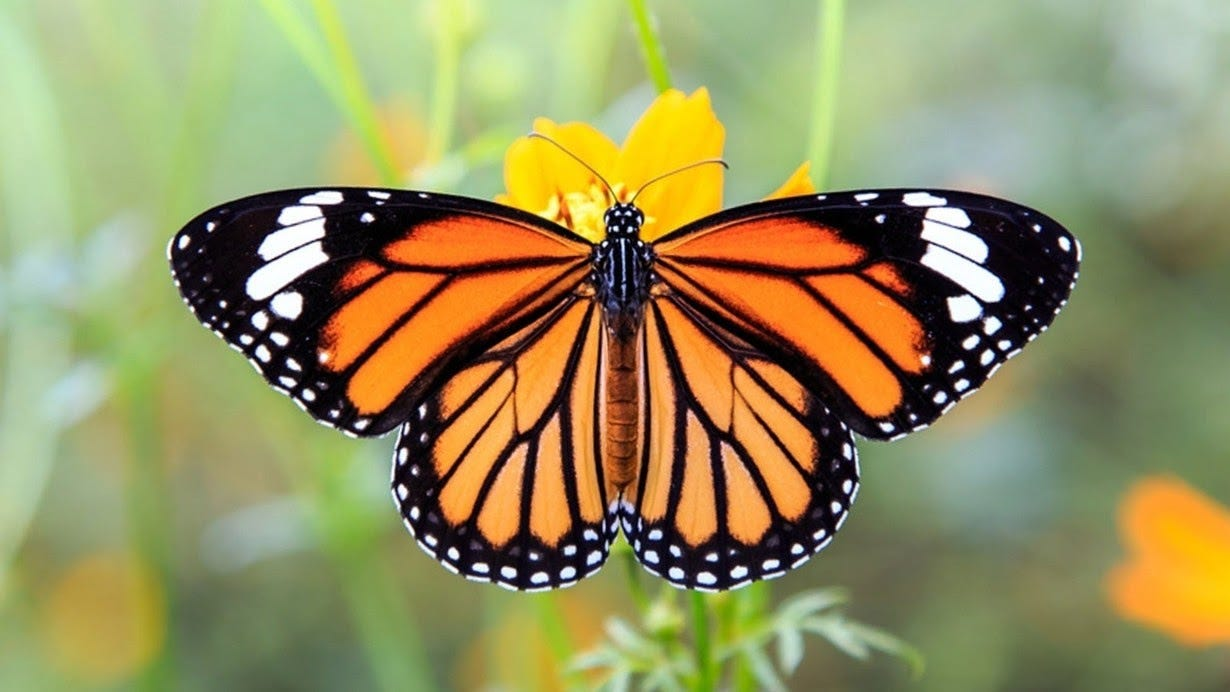
#> input picture Images/Butterfly.jpg, 1230 x 692 px
$ python Test.py
#> lines starting #> are read from the running program, lines starting #| are printed output that depends on the picture; after the words box and inside, x2 and y2 are one past the last pixel; in counts of white or black regions, pixels touching at a corner belong together
import cv2
import matplotlib.pyplot as plt

image = cv2.imread('../Images/Butterfly.jpg', cv2.IMREAD_COLOR)
#> image is the input picture: shape (692, 1230, 3); mean B, G, R 95.1, 144.4, 148.9

gray_image = cv2.cvtColor(image, cv2.COLOR_BGR2GRAY)
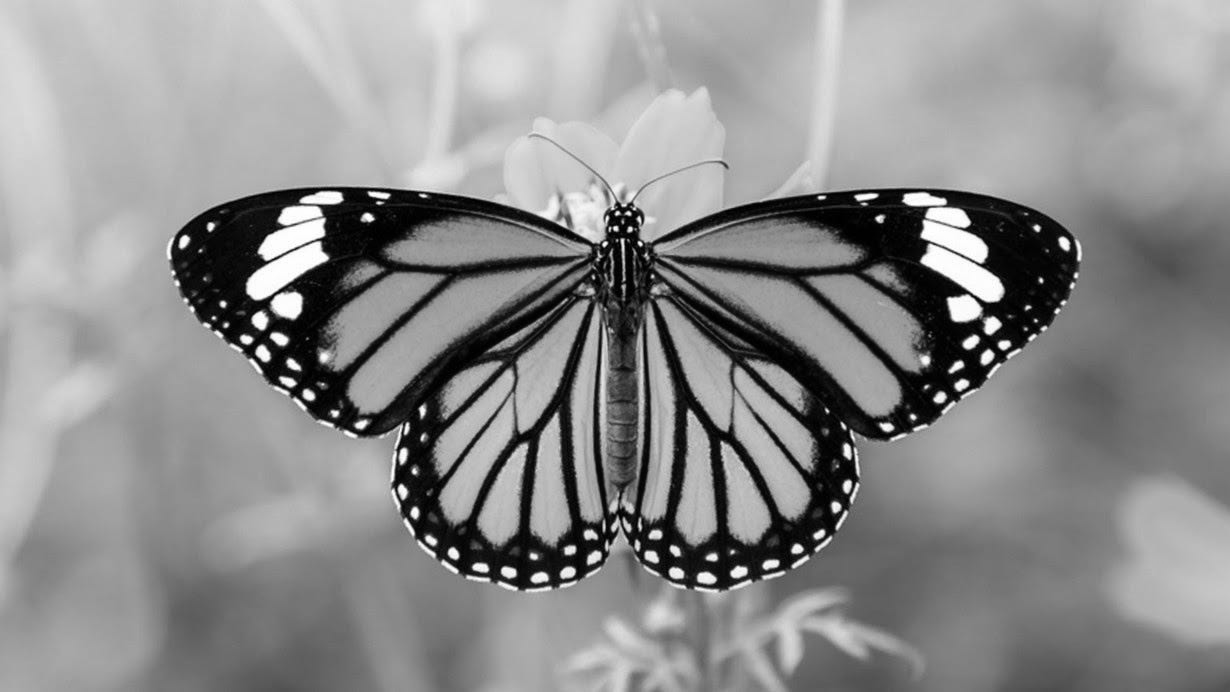
#> gray_image: shape (692, 1230); min 0, max 255, mean 140.2

edges = cv2.Canny(gray_image, 100, 200)
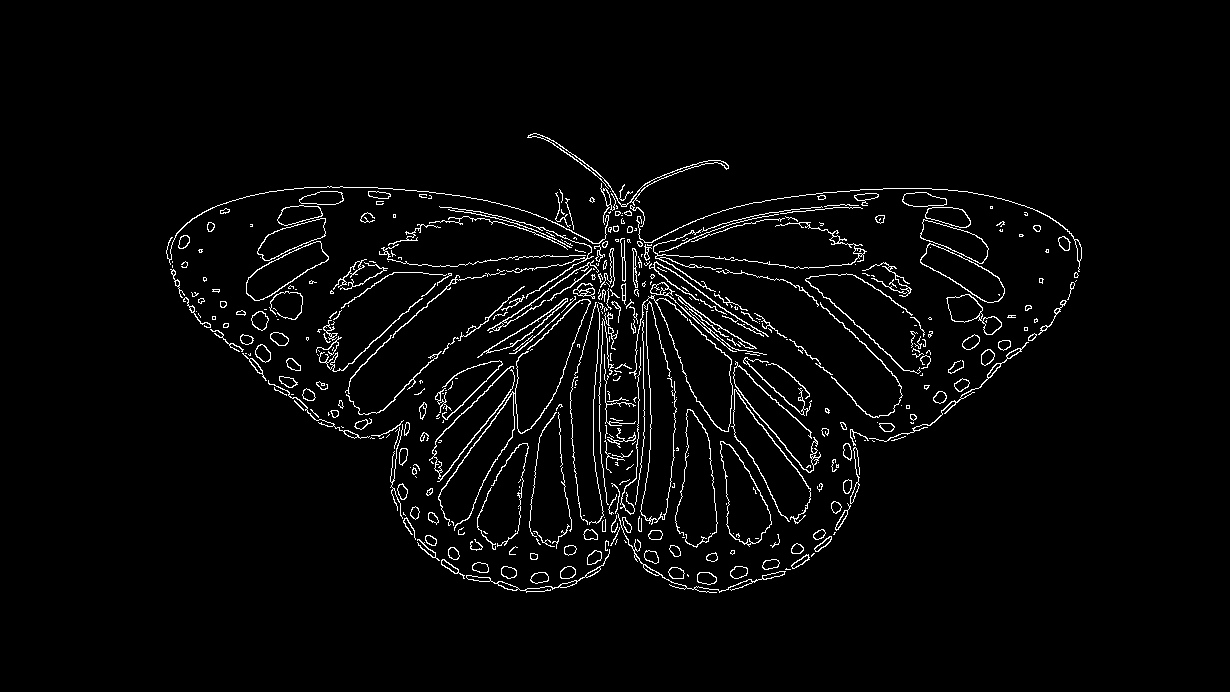
#> edges: shape (692, 1230); 3% white in thin lines or dots, all inside (x1, y1, x2, y2) = (166, 133, 1082, 593)

overlay = cv2.cvtColor(gray_image, cv2.COLOR_GRAY2BGR)

overlay[edges != 0] = [230,130, 0]
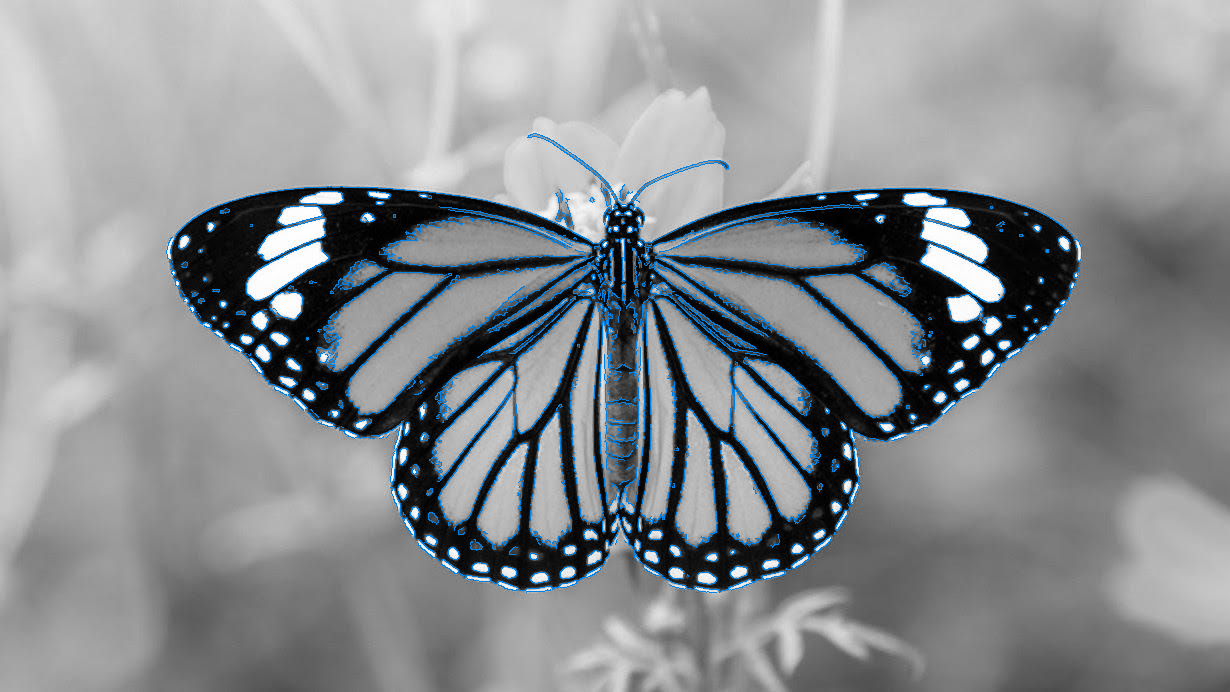
#> overlay: shape (692, 1230, 3); mean B, G, R 144, 141, 137.1

plt.figure(figsize=(12, 6))

plt.subplot(1, 2, 1)
plt.imshow(cv2.cvtColor(image, cv2.COLOR_BGR2RGB))
plt.title('Original Image')
plt.axis('off')

plt.subplot(1, 2, 2)
plt.imshow(cv2.cvtColor(overlay, cv2.COLOR_BGR2RGB))
plt.title('Edges Detected')
plt.axis('off')

plt.show()
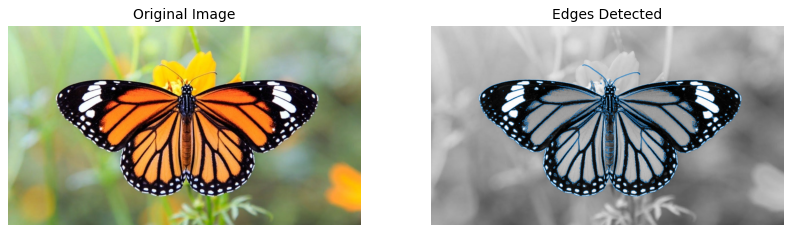
#> figure drawn by matplotlib, 2 panels

$ run again, with Images/MRI_brain.jpg copied over Images/Butterfly.jpg
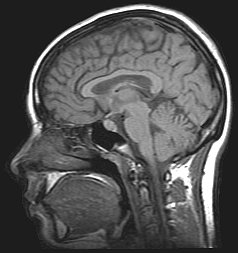
#> input picture Images/MRI_brain.jpg, 238 x 253 px
#> image is the input picture: shape (253, 238, 3); min 4, max 255, mean 83.3
#> `edges = cv2.Canny(gray_image, 100, 200)`:
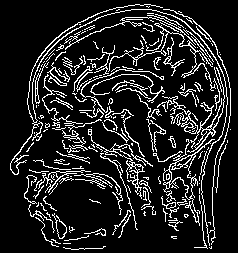
#> edges: shape (253, 238); 13.8% white in thin lines or dots
#> overlay: shape (253, 238, 3); 13.77% of pixels changed, all inside (x1, y1, x2, y2) = (10, 4, 231, 250)
#> `plt.show()`:
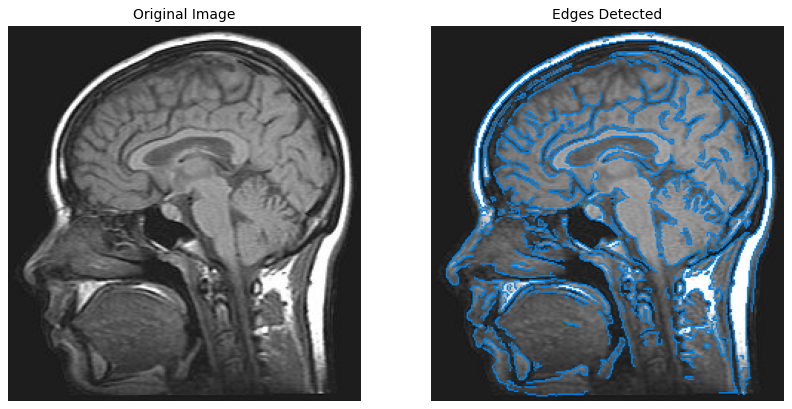
#> figure drawn by matplotlib, 2 panels
